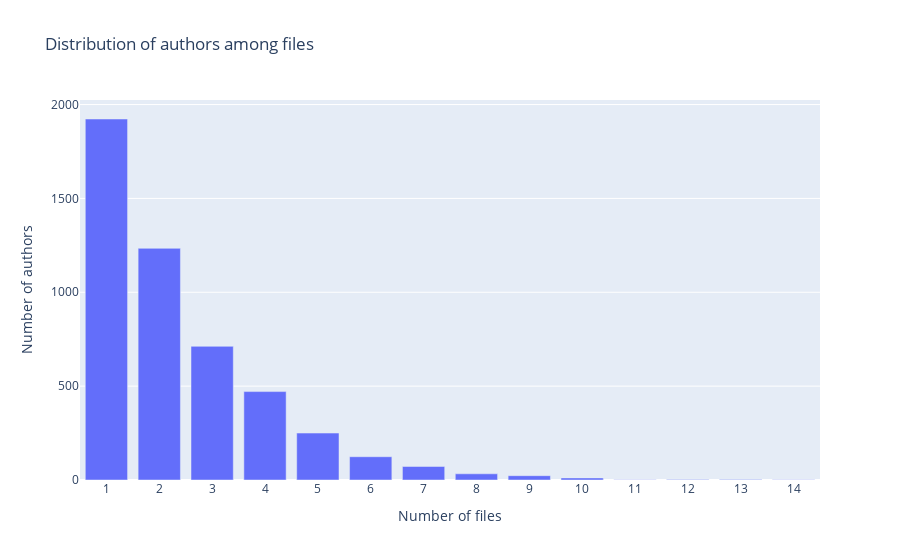
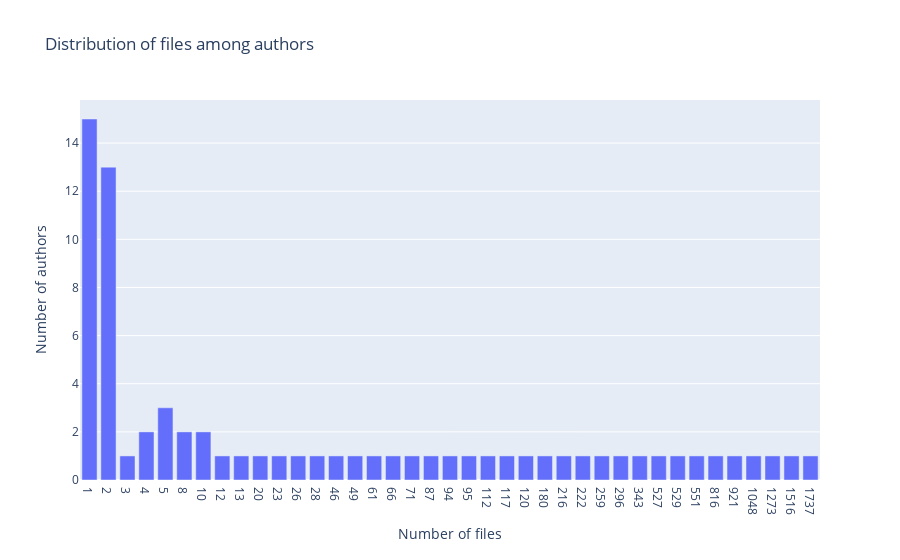

The cell these charts' notebook holds for them, in order:
### Code cell
plot_interactive_bar_chart(files_dict, "Distribution of authors among files", "Number of authors", "Number of files")
plot_interactive_bar_chart(authors_dict, "Distribution of files among authors", "Number of authors", "Number of files")

### Figure 1 — Plotly figure (JSON) as saved in the notebook; plotly's stock layout.template omitted (floating-point values rounded to 4 significant figures)
{"data": [{"alignmentgroup": "True", "hovertemplate": "Number of files=%{x}<br>Number of authors=%{y}<extra></extra>", "legendgroup": "", "marker": {"color": "#636efa", "pattern": {"shape": ""}}, "name": "", "offsetgroup": "", "orientation": "v", "showlegend": false, "textposition": "auto", "type": "bar", "x": [1, 2, 3, 4, 5, 6, 7, 8, 9, 10, 11, 12, 13, 14], "xaxis": "x", "y": [1923, 1234, 712, 471, 250, 124, 72, 33, 23, 11, 1, 3, 2, 1], "yaxis": "y"}], "layout": {"barmode": "relative", "legend": {"tracegroupgap": 0}, "title": {"text": "Distribution of authors among files"}, "xaxis": {"anchor": "y", "domain": [0, 1], "title": {"text": "Number of files"}, "type": "category"}, "yaxis": {"anchor": "x", "domain": [0, 1], "title": {"text": "Number of authors"}}}}

### Figure 2 — Plotly figure (JSON) as saved in the notebook; plotly's stock layout.template omitted (floating-point values rounded to 4 significant figures)
{"data": [{"alignmentgroup": "True", "hovertemplate": "Number of files=%{x}<br>Number of authors=%{y}<extra></extra>", "legendgroup": "", "marker": {"color": "#636efa", "pattern": {"shape": ""}}, "name": "", "offsetgroup": "", "orientation": "v", "showlegend": false, "textposition": "auto", "type": "bar", "x": [1, 2, 3, 4, 5, 8, 10, 12, 13, 20, 23, 26, 28, 46, 49, 61, 66, 71, 87, 94, 95, 112, 117, 120, 180, 216, 222, 259, 296, 343, 527, 529, 551, 816, 921, 1048, 1273, 1516, 1737], "xaxis": "x", "y": [15, 13, 1, 2, 3, 2, 2, 1, 1, 1, 1, 1, 1, 1, 1, 1, 1, 1, 1, 1, 1, 1, 1, 1, 1, 1, 1, 1, 1, 1, 1, 1, 1, 1, 1, 1, 1, 1, 1], "yaxis": "y"}], "layout": {"barmode": "relative", "legend": {"tracegroupgap": 0}, "title": {"text": "Distribution of files among authors"}, "xaxis": {"anchor": "y", "domain": [0, 1], "title": {"text": "Number of files"}, "type": "category"}, "yaxis": {"anchor": "x", "domain": [0, 1], "title": {"text": "Number of authors"}}}}
